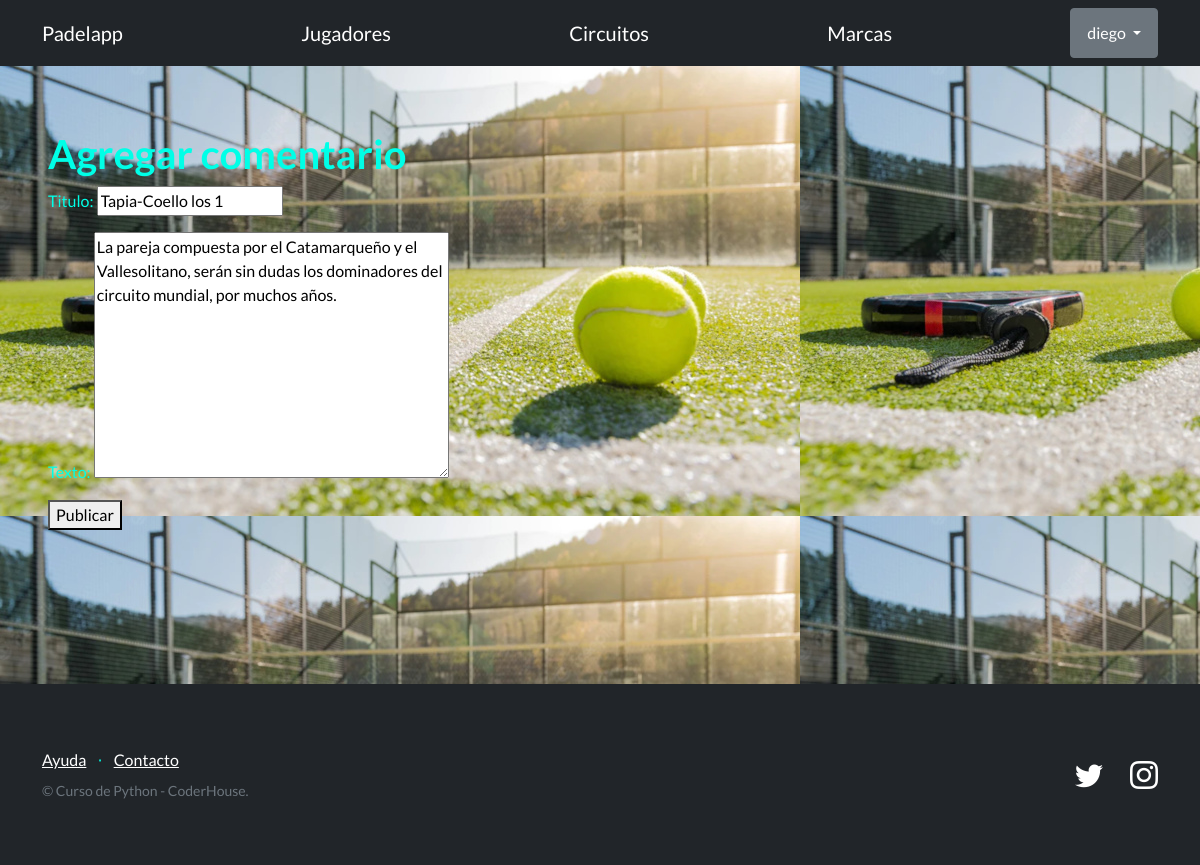
Page /PadelApp/editar_comentario/3/ (signed in) on the committed database.
### PadelApp/models.py (models this page shows, shortened)
class Comentario(models.Model):
    usuario = models.ForeignKey(User, on_delete=models.CASCADE)
    texto = models.TextField()
    titulo = models.CharField(max_length=100)
    fecha_creacion = models.DateTimeField(auto_now_add=True)

### PadelApp/views.py (the view)
# urls.py: path("editar_comentario/<int:pk>/",  ComentarioUpdateView.as_view(), name="editar_comentario" ),
class ComentarioUpdateView(LoginRequiredMixin, UpdateView):
    model = Comentario
    fields = ['titulo', 'texto']
    template_name = 'PadelApp/comentario_form.html'
    success_url = reverse_lazy('listar_comentarios')

### PadelApp/templates/PadelApp/comentario_form.html (shortened to what this page needs)
{% extends "PadelApp/base2.html" %}
{% block contenido %}
  <h1>Agregar comentario</h1>
  <form method="post">
    {{ form.as_p }}
    <button type="submit">Publicar</button>
  </form>
{% endblock contenido %}

### PadelApp/templates/PadelApp/base2.html (shortened to what this page needs)
{% load static %}
<!DOCTYPE html>
<html lang="en">
    <head>
        <link href="https://cdn.jsdelivr.net/npm/bootstrap-icons@1.5.0/font/bootstrap-icons.css" rel="stylesheet" type="text/css" />
        <link href="{% static 'css/styles.css' %}" rel="stylesheet" />
    </head>
    <body>
        <nav class="navbar bg-dark" data-bs-theme="dark">
            <div class="container">
                <a class="navbar-brand" href="{% url 'inicio' %}">Padelapp</a>
                <a class="navbar-brand" href="{% url 'listar_jugadores' %}">Jugadores</a>
                <a class="navbar-brand" href="{% url 'listar_circuitos' %}">Circuitos</a>
                <a class="navbar-brand" href="{% url 'listar_marcas' %}">Marcas</a>
                {% if user.is_authenticated %}
                <div class="dropdown">
                    <button class="btn btn-secondary dropdown-toggle" type="button" id="dropdownMenuButton1" data-bs-toggle="dropdown" aria-expanded="false">
                        <div style="display: inline-flex;">
                            <span>{{ user.username }}</span>
                        </div>
                    </button>
                    </div>
                </div>
                {% else %}
                <a class="btn btn-primary" href="{% url 'login' %}">Iniciar sesión</a>
                <a class="btn btn-success" href="{% url 'registro' %}">Crear nueva cuenta</a>
                {% endif %}
        </nav>
        <section style="padding: 4rem 3rem; background-image: url('/static/cancha.jpeg');">
            <div id="main">
            {% block contenido %}{% endblock contenido %}
        </section>
        <footer class="footer bg-dark">
            <div class="container">
                <div class="row">
                    <div class="col-lg-6 h-100 text-center text-lg-start my-auto">
                        <ul class="list-inline mb-2">
                            <li class="list-inline-item"><a href="#!">Ayuda</a></li>
                            <li class="list-inline-item">⋅</li>
                            <li class="list-inline-item"><a href="#!">Contacto</a></li>
                        </ul>
                        <p class="text-muted small mb-4 mb-lg-0">&copy; Curso de Python - CoderHouse.</p>
                    </div>
                    <div class="col-lg-6 h-100 text-center text-lg-end my-auto">
                        <ul class="list-inline mb-0">
                            <li class="list-inline-item me-4">
                                <a href="https://twitter.com/coderhouse"><i class="bi-twitter fs-3"></i></a>
                            </li>
                            <li class="list-inline-item">
                                <a href="https://www.instagram.com/coderhouse/?hl=es"><i class="bi-instagram fs-3"></i></a>
                            </li>
                        </ul>
                    </div>
                </div>
            </div>
        </footer>
    </body>
</html>

### PadelApp/templates/PadelApp/base2.html (style rules this page uses)
body { height: 100vh; background-image: url('/static/cancha.jpeg'); background-size: cover; background-position: center; }
section { padding: 4rem 3rem; }
#main { min-height: calc(70vh - 70px); }

### rows in the picture
Comentario: titulo "Tapia-Coello los 1", texto "La pareja compuesta por el Catamarqueño y el Vallesolitano, serán sin dudas los dominadores del circuito mundial, por muchos años."

### other values in the picture
{{ user.username }} "diego"
